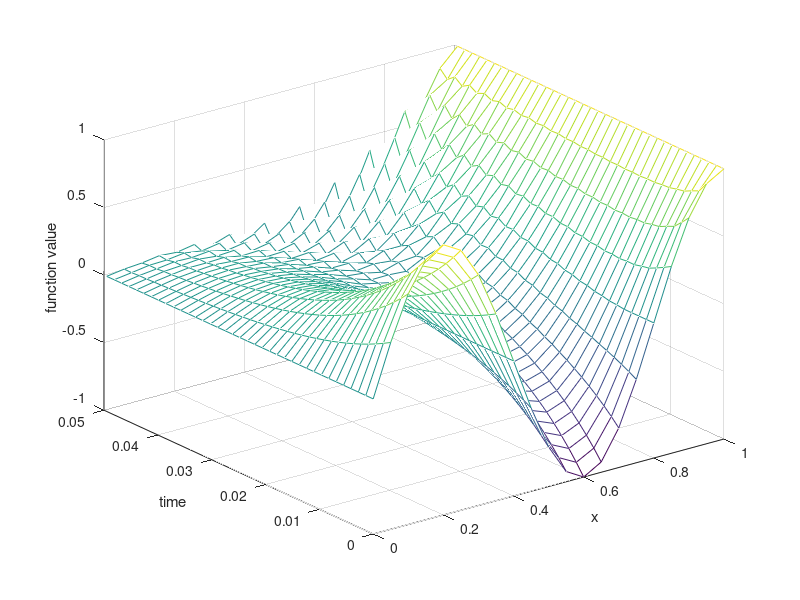

MATLAB code for this plot:
%This script attempts solves the euqation for the second initial condition
%set and calculates the error in comparison with the exact solution.

%Create a grid with t e [0.05, 0.5]. x e [0.1]
%Stability with mu < 0.5. mu = (delta t)/(delta x)^2
mu = 0.55;
dX = 1/20;
dT = mu * dX^2;
%First requested plot
%t = 0:dT:0.5;
%second requested plot.
t = 0:dT:0.05;

x = 0:dX:1;

%Boundary conditions:
U = zeros(length(t),length(x));
%u(0,t) = 0;
U(:,1) = 0;
%u(1,t) = 1;
U(:,end) = 1;
%u(x,0) = sin(5*pi*x)/2;
%U(1,:) = sin(pi*x);
U(1,:) = sin(5*pi*x/2);


%Heat equation:
%u_t = u_xx
%Explicit Euler :
% U_(j+1)^n = U_j^n + mu *( U_(j+1)^n  - 2*U_j^n + U_(j-1)^n )

for n = 1:1:(length(t)-1)
    for j = 2:1:(length(x)-1)
        U(n+1,j) = U(n,j) + mu* ( U(n,j+1) - 2*U(n,j) + U(n,j-1));
    end
end

mesh(x,t,U)
%shading interp
%lighting phong
%surf(x,t,U)
xlabel('x')
ylabel('time')
zlabel('function value')
